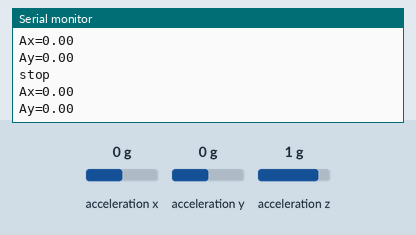
Bench run of a sketch on a simulated ESP8266 (NodeMCU). On the bench: the last lines printed to the serial monitor. Wiring (inferred from the names in the program): MPU-6050 motion sensor at I2C address 0x68. The test bench sets the inputs (shaded band); at power-on: acceleration x 0 g, acceleration y 0 g, acceleration z 1 g. WiFi joins after 1.5 s; servers stay silent unless stated.

Above: at 1.2 s.
1.3 s: acceleration x set to -1.4 g
At 1.57 s:
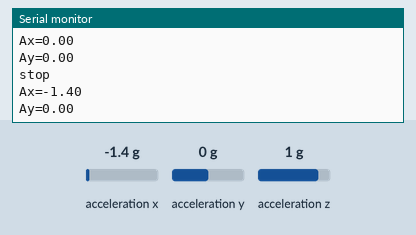
3.3 s: acceleration y set to -1.4 g
At 3.39 s:
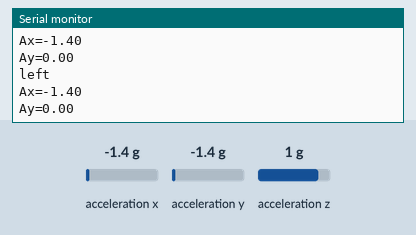
5.3 s: acceleration y set to 0.8 g
At 5.41 s:
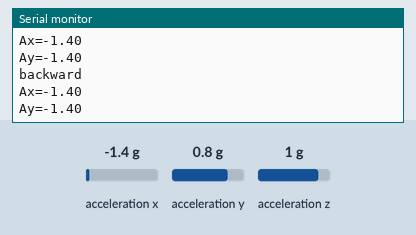
Timing chart, 0 to 8.3 s (numbered marks = the images above; inputs shaded):
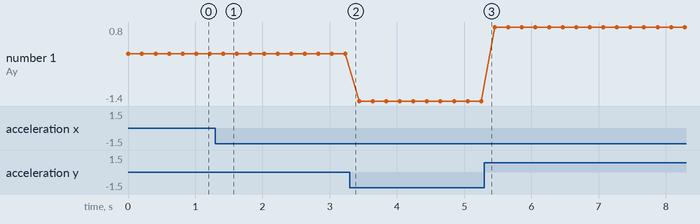

The sketch:

hand_control.ino
```cpp
#include<ESP8266WiFi.h>
#include<ESP8266HTTPClient.h>
#include<Wire.h>

const char *ssid = "Jarvis";
const char *password = "";

const uint8_t MPU6050Address = 0x68;

const uint8_t scl = 5;
const uint8_t sda = 4;

const uint16_t AccelScale = 16384;

const uint8_t SMPRT_DIV         = 0x19;
const uint8_t CONFIG            = 0x1A;
const uint8_t GYRO_CONFIG       = 0x1B;
const uint8_t ACCEL_CONFIG      = 0x1C;
const uint8_t FIFO_EN           = 0x23;
const uint8_t INT_ENABLE        = 0x38;
const uint8_t SIGNAL_PATH_RESET = 0x68;
const uint8_t USER_CTRL         = 0x6A;
const uint8_t PWR_MGMT_1        = 0x6B;
const uint8_t PWR_MGMT_2        = 0x6C;

const uint8_t ACCEL_XOUT_H      = 0x3B;

int16_t AccelX, AccelY;

void I2C_Write(uint8_t deviceAddress, uint8_t regAddress, uint8_t data){
  Wire.beginTransmission(deviceAddress);
  Wire.write(regAddress);
  Wire.write(data);
  Wire.endTransmission();
}

void I2C_Read_RawValue(uint8_t deviceAddress, uint8_t regAddress){
  Wire.beginTransmission(deviceAddress);
  Wire.write(regAddress);
  Wire.endTransmission();
  Wire.requestFrom(deviceAddress, (uint8_t)4);

  AccelX = (((int16_t)Wire.read()<<8) | Wire.read());
  AccelY = (((int16_t)Wire.read()<<8) | Wire.read());
}

void MPU6050_Init(){
  I2C_Write(MPU6050Address, SMPRT_DIV, 0x07);
  I2C_Write(MPU6050Address, CONFIG, 0x00);
  I2C_Write(MPU6050Address, GYRO_CONFIG, 0x00);
  I2C_Write(MPU6050Address, ACCEL_CONFIG, 0x00);
  I2C_Write(MPU6050Address, FIFO_EN, 0x00);
  I2C_Write(MPU6050Address, INT_ENABLE, 0x00);
  I2C_Write(MPU6050Address, SIGNAL_PATH_RESET, 0x00);
  I2C_Write(MPU6050Address, USER_CTRL, 0x00);
  I2C_Write(MPU6050Address, PWR_MGMT_1, 0x00);
  I2C_Write(MPU6050Address, PWR_MGMT_2, 0x00);
}

void setup() {
  // put your setup code here, to run once:

  Wire.begin(sda,scl);
  MPU6050_Init();

  WiFi.mode(WIFI_STA);
  WiFi.begin(ssid, password);
  Serial.begin(9600);
}

void loop() {
  // put your main code here, to run repeatedly:
  HTTPClient http;
  double Ax, Ay;
  I2C_Read_RawValue(MPU6050Address, ACCEL_XOUT_H);

  Ax=(double)AccelX/AccelScale;
  Ay=(double)AccelY/AccelScale;
Serial.print("Ax=");Serial.println(Ax);
Serial.print("Ay=");Serial.println(Ay);
  if(Ay > 0.3){

    http.begin("http://192.168.4.1/F");
    http.GET();
    http.end();
Serial.println("forward");

  }

  else if(Ay < -0.3){

    http.begin("http://192.168.4.1/B");
    http.GET();
    http.end();
  Serial.println("backward");
  }

  else if(Ax < -0.3){

    http.begin("http://192.168.4.1/L");
    http.GET();
    http.end();
   Serial.println("left");
  }

  else if(Ax > 0.3){

    http.begin("http://192.168.4.1/R");
    http.GET();
    http.end();
    Serial.println("right");
  }

  else{

    http.begin("http://192.168.4.1/S");
    http.GET();
    http.end();
    Serial.println("stop");
  }
  delay(1);
}
```

Measured:
- after the input at 1.3 s, the serial monitor: prints a new line after 0.12 s (image 1)
- plotted number 1: -1.4 → 0.8 after the input at 5.3 s
